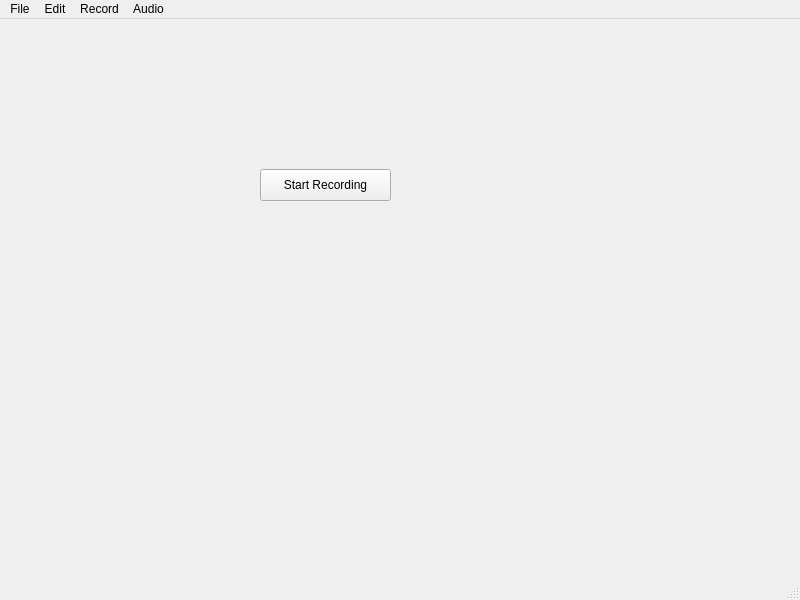
<?xml version="1.0" encoding="UTF-8"?>
<ui version="4.0">
 <class>MainWindow</class>
 <widget class="QMainWindow" name="MainWindow">
  <property name="geometry">
   <rect>
    <x>0</x>
    <y>0</y>
    <width>800</width>
    <height>600</height>
   </rect>
  </property>
  <property name="windowTitle">
   <string>MainWindow</string>
  </property>
  <widget class="QWidget" name="centralwidget">
   <widget class="QPushButton" name="pushButton">
    <property name="geometry">
     <rect>
      <x>260</x>
      <y>150</y>
      <width>131</width>
      <height>32</height>
     </rect>
    </property>
    <property name="text">
     <string>Start Recording</string>
    </property>
   </widget>
   <widget class="MPWidget" name="widget" native="true">
    <property name="geometry">
     <rect>
      <x>-10</x>
      <y>0</y>
      <width>661</width>
      <height>181</height>
     </rect>
    </property>
   </widget>
   <widget class="MPWidget" name="widget_2" native="true">
    <property name="geometry">
     <rect>
      <x>0</x>
      <y>190</y>
      <width>661</width>
      <height>131</height>
     </rect>
    </property>
   </widget>
  </widget>
  <widget class="QMenuBar" name="menubar">
   <property name="geometry">
    <rect>
     <x>0</x>
     <y>0</y>
     <width>800</width>
     <height>24</height>
    </rect>
   </property>
   <widget class="QMenu" name="menuFile">
    <property name="title">
     <string>File</string>
    </property>
    <widget class="QMenu" name="menuSave_wav_file_as">
     <property name="title">
      <string>Save .wav file as </string>
     </property>
     <addaction name="actionSave_as_flac"/>
     <addaction name="actionSave_as_mp3"/>
    </widget>
    <addaction name="actionNew_file"/>
    <addaction name="actionOpen_wav_file"/>
    <addaction name="actionSave_wav_file"/>
    <addaction name="menuSave_wav_file_as"/>
   </widget>
   <widget class="QMenu" name="menuEdit">
    <property name="title">
     <string>Edit</string>
    </property>
    <addaction name="actionAudio_Mixing"/>
   </widget>
   <widget class="QMenu" name="menuRecord">
    <property name="title">
     <string>Record</string>
    </property>
    <addaction name="actionBegin_Recording"/>
    <addaction name="actionEnd_Recording"/>
    <addaction name="actionReset_Recording"/>
   </widget>
   <widget class="QMenu" name="menuAudio">
    <property name="title">
     <string>Audio</string>
    </property>
    <widget class="QMenu" name="menuPlay">
     <property name="title">
      <string>Play</string>
     </property>
     <addaction name="actionRaw_Audio"/>
     <addaction name="actionFiltered_Audio"/>
     <addaction name="actionEdited_Audio"/>
    </widget>
    <addaction name="menuPlay"/>
   </widget>
   <addaction name="menuFile"/>
   <addaction name="menuEdit"/>
   <addaction name="menuRecord"/>
   <addaction name="menuAudio"/>
  </widget>
  <widget class="QStatusBar" name="statusbar"/>
  <action name="actionOpen_wav_file">
   <property name="text">
    <string>Open .wav file</string>
   </property>
   <property name="shortcut">
    <string>Ctrl+O</string>
   </property>
  </action>
  <action name="actionSave_wav_file">
   <property name="text">
    <string>Save .wav file</string>
   </property>
   <property name="shortcut">
    <string>Ctrl+S</string>
   </property>
  </action>
  <action name="actionNew_file">
   <property name="text">
    <string>New file</string>
   </property>
   <property name="shortcut">
    <string>Ctrl+N</string>
   </property>
  </action>
  <action name="actionBegin_Recording">
   <property name="text">
    <string>Begin Recording</string>
   </property>
  </action>
  <action name="actionEnd_Recording">
   <property name="text">
    <string>End Recording</string>
   </property>
  </action>
  <action name="actionSave_as_flac">
   <property name="text">
    <string>Save as .flac</string>
   </property>
  </action>
  <action name="actionSave_as_mp3">
   <property name="text">
    <string>Save as .mp3</string>
   </property>
  </action>
  <action name="actionAudio_Mixing">
   <property name="text">
    <string>Audio Mixing</string>
   </property>
  </action>
  <action name="actionReset_Recording">
   <property name="text">
    <string>Reset Recording</string>
   </property>
  </action>
  <action name="actionRaw_Audio">
   <property name="text">
    <string>Raw Audio</string>
   </property>
  </action>
  <action name="actionFiltered_Audio">
   <property name="text">
    <string>Filtered Audio</string>
   </property>
  </action>
  <action name="actionEdited_Audio">
   <property name="text">
    <string>Edited Audio</string>
   </property>
  </action>
 </widget>
 <customwidgets>
  <customwidget>
   <class>MPWidget</class>
   <extends>QWidget</extends>
   <header>mpwidget.h</header>
   <container>1</container>
  </customwidget>
 </customwidgets>
 <resources/>
 <connections/>
</ui>
